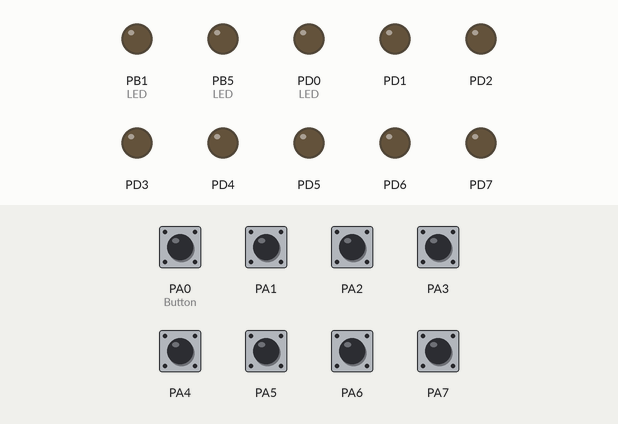
The program below on a simulated ATmega32, built with avr-gcc and emulated at 1 MHz. Shown: output pins drawn as LEDs (lit = HIGH). The test bench sets the inputs (shaded band); at power-on: PA0 (Button), PA1–7 HIGH.

Above: at 1.2 s.
1.3 s: PA0 (Button) pulled LOW for 0.15 s
At 1.37 s:
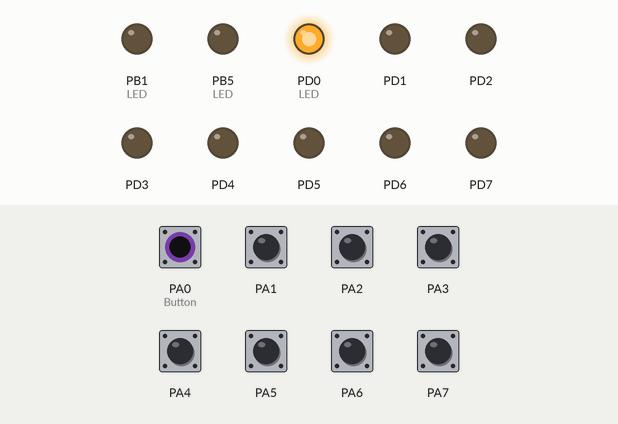
2.9 s: PA1 pulled LOW for 0.15 s
At 2.97 s:
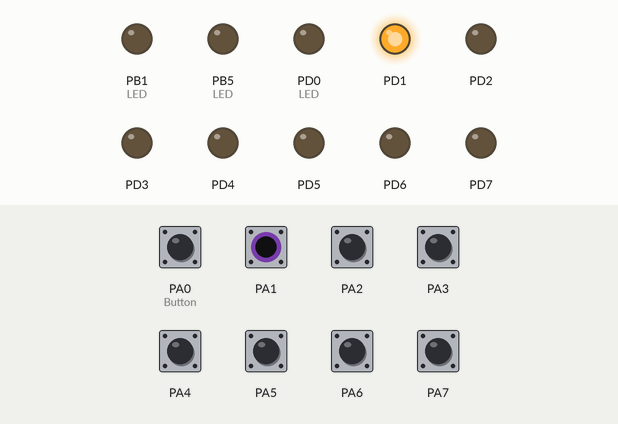
4.5 s: PA2 pulled LOW for 0.15 s
At 4.57 s:
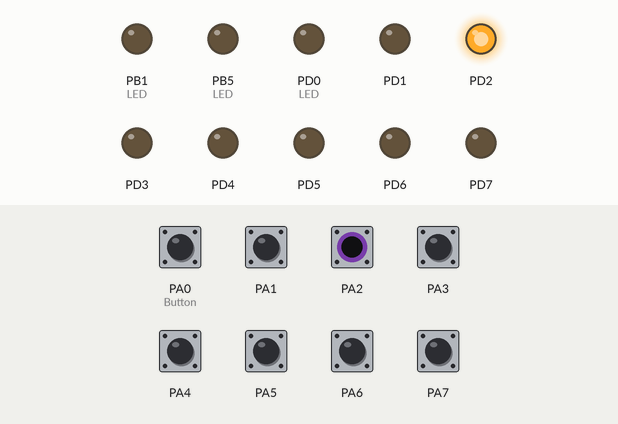
6.1 s: PA3 pulled LOW for 0.15 s
At 6.17 s:
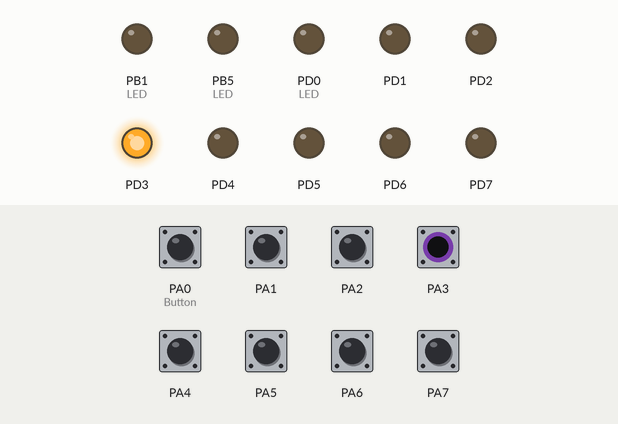
7.7 s: PA4 pulled LOW for 0.15 s
At 7.77 s:
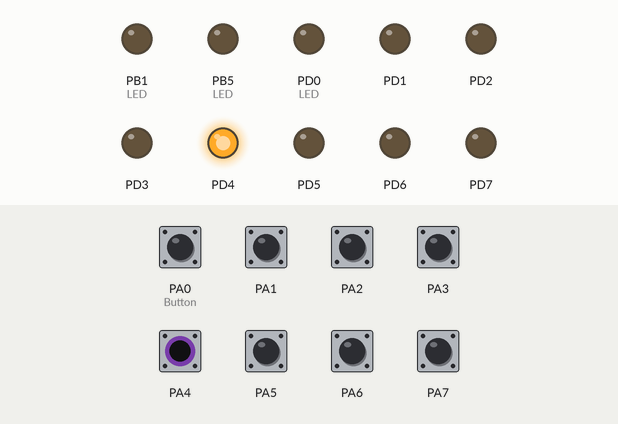
9.3 s: PA5 pulled LOW for 0.15 s
At 9.37 s:
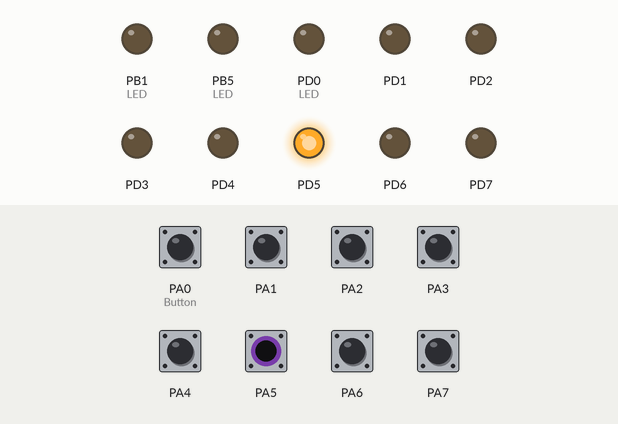
Timing chart, 0 to 11.9 s (numbered marks = the images above; inputs shaded):
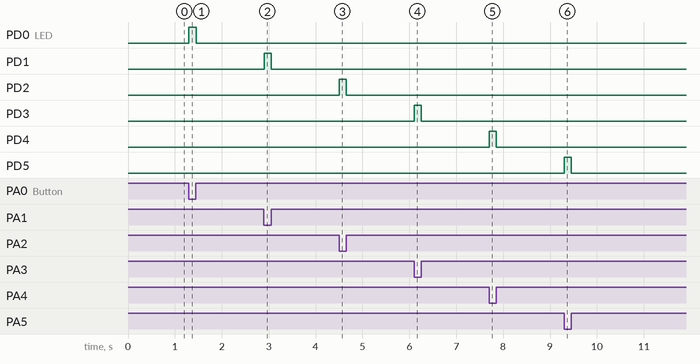

Measured:
- after the input at 1.3 s, PD0 (LED): LOW → HIGH at once, → LOW 0.15 s later
- after the input at 2.9 s, PD1: LOW → HIGH at once, → LOW 0.15 s later
- after the input at 4.5 s, PD2: LOW → HIGH at once, → LOW 0.15 s later
- after the input at 6.1 s, PD3: LOW → HIGH at once, → LOW 0.15 s later
- after the input at 7.7 s, PD4: LOW → HIGH at once, → LOW 0.15 s later
- after the input at 9.3 s, PD5: LOW → HIGH at once, → LOW 0.15 s later

The program:

main.c
```c
/*
 * HelloAVR.c
 */


/***********************************************************************/
/*  Build your own driver library (Module)     2. Driver library (.c & .h)      */
/***********************************************************************/


#include "./Application/application.h"


int  main(void)
{
	Application_init();    //  to initiate the Used Peripherals &  Services --> Includes your code that runs once

	Application_run();		// Includes your application code that Runs forever
}

/***********************************************************************/
/*                           END of File                               */
/***********************************************************************/
```

application.c
```c
/*
 * application.c
 *
 * this module application.c works the same as main.c but to make main.c less crowded
 *
 *
 *
 */

#include "./Application/application.h"


static uint8_t ButtonState=0;


void Application_init()			 //  to initiate the Used Peripherals &  Services --> Includes your code that runs once
{


	for(uint8_t pinNumber=0; pinNumber<8;pinNumber++)
	{
		LED_init(pinNumber,PORT_D, ACTIVE_HIGH);
	}


	LED_init(1,PORT_B, ACTIVE_HIGH);

	LED_init(5,PORT_B, ACTIVE_HIGH);

	for(uint8_t pinNumber=0;pinNumber<8;pinNumber++)
	{
		Button_init(pinNumber,PORT_A,INTERNAL_PULL_UP_INPUT);
	}


}// End of Application_init()


void Application_run()			// Includes your application code that Runs forever
{


    /* Replace with your application code */
    while (1)
    {
		for(uint8_t pinNumber=0; pinNumber<8; pinNumber++)
		{
			Button_read(pinNumber,PORT_A,&ButtonState);

			if(ButtonState==PRESSED)
			{
				LED_on(pinNumber,PORT_D);
			}
			else  // ButtonState==NOT_PRESSED
			{
				LED_off(pinNumber,PORT_D);
			}
		} // End of for

			/*
		_delay_ms(300);
		DIO_toggle( 5, PORT_B) ; // need DIO_init first
		_delay_ms(300);
		*/


    }	// End of  while()


}	// End of Application_run()


/***********************************************************************/
/*                           END of File                               */
/***********************************************************************/


//DIO_init(1, PORT_B, OUT);
//DIO_init(5, PORT_B, OUT);


//PORTA |=(1<<0); // activate Pull up Resistor
//PORTA |=(1<<1);


	/*
	DIO_init(0, PORT_A, INTERNALLY_PULLED_UP_INPUT);
	DIO_init(1, PORT_A, INTERNALLY_PULLED_UP_INPUT);
	DIO_init(2, PORT_A, INTERNALLY_PULLED_UP_INPUT);
	DIO_init(3, PORT_A, INTERNALLY_PULLED_UP_INPUT);
	DIO_init(4, PORT_A, INTERNALLY_PULLED_UP_INPUT);
	DIO_init(5, PORT_A, INTERNALLY_PULLED_UP_INPUT);
	DIO_init(6, PORT_A, INTERNALLY_PULLED_UP_INPUT);
	DIO_init(7, PORT_A, INTERNALLY_PULLED_UP_INPUT);
		*/


//DDRA |= (1<<2);    // Set direction of pin 2 in port A as an output
	//DDRA |= (1<<6);    // Set direction of pin 6 in port A as an output
	//DIO_init(2, PORT_D, OUT);
	//DIO_init(6, PORT_A, OUT);
	// 1. Set Direction of Pin 3 in Port B as Output
	//DDRB |= (1<<3);
	//DIO_init(3, PORT_B, OUT);

	// Clear Bit 0 , 1 in port A to be inputs
	//DDRA &= ~(1<<0);
	//DDRA &= ~(1<<1);
	//DIO_init(0, PORT_A, IN);
	//DIO_init(1, PORT_A, IN);

/*
	DIO_init(0, PORT_D, OUT);
	DIO_init(1, PORT_D, OUT);
	DIO_init(2, PORT_D, OUT);
	DIO_init(3, PORT_D, OUT);
	DIO_init(4, PORT_D, OUT);
	DIO_init(5, PORT_D, OUT);
	DIO_init(6, PORT_D, OUT);
	DIO_init(7, PORT_D, OUT);
	*/

///////////////////////////////////////////////////////////////////////////////////////////////

/*
		int x = 0 , y = 0;


		//DIO_read(pinNumber, PORT_A, &ButtonState);
		//DIO_write(pinNumber, PORT_D , HIGH);
		//DIO_write(pinNumber, PORT_D , LOW);
		//DIO_write(pinNumber, PORT_D , LOW);
		//DIO_write(pinNumber, PORT_D , LOW);


		// PORTA |=(1<<2);         //write high on pin 2 port A     // Set Bit
		// PORTA &= ~(1<<6);         //write low on pin 6 port A    // Clear Bit

		DIO_write(2, PORT_A, HIGH);
		DIO_write(6, PORT_A, LOW);

		//PORTB ^=(1<<3); // Toggle Bit 3  Timing: As fast as you Execute all instructions inside while loop then come again to Toggle instruction (repetitive unknown Time)
		// TODO

		x=((PINA&(1<<0))>>0);
		y=((PINA&(1<<1))>>1);


		if(x==0)
		{
			// 2. Toggle Pin 3 of port B
			// Set then Clear bit 3

				//	PORTB |= (1<<3);
			DIO_write(3, PORT_B, HIGH);
			_delay_ms(300);
				//  PORTB &=~(1<<3);
			DIO_write(3, PORT_B, LOW);
			_delay_ms(300);
		}

		else if (y==0)
		{
						// PORTB &=~ (1<<3);
				DIO_write(3, PORT_B, LOW);


		}

		*/
```

application.h
```c
/*
 * application.h
 *
 * this module application.c works the same as main.c but to make main.c less crowded
 *
 */


#ifndef APPLICATION_H_
#define APPLICATION_H_


#include "./MCAL/configurations_atmega32.h"


#include "./ECUAL_Peripherals_/LED_Driver/LED_diode.h"
#include "./ECUAL_Peripherals_/Button_Driver/button.h"


void Application_init();    //  to initiate the Used Peripherals &  Services --> Includes your code that runs once

void Application_run();		// Includes your application code that Runs forever


#endif /* APPLICATION_H_ */

/***********************************************************************/
/*                           END of File                               */
/***********************************************************************/
```

bit_manipulation.h
```c
/*
 * bit_manipulation.h
 *
 * SET, CLEAR, Toggle Bit
 *
 */


#ifndef BIT_MANIPULATION_H_
#define BIT_MANIPULATION_H_


// Bit Manipulation: (Function - like macros)
//------------------

// write 1 on this pin
#define SET_BIT(pinNumber,portName)			*portName |= (1<<pinNumber)//;

// write 0 on this pin
#define CLEAR_BIT(pinNumber,portName)		*portName &= ~(1<<pinNumber)//;

// read this bit (get state)
#define GET_BIT(pinNumber,portName,value)	*value =((*portName)&(1<<pinNumber))>>pinNumber//;

// Toggle Bit value (0 <-> 1)    ( ^ XOR ) (1 XOR 1 = 0) (0 XOR 1 = 1)
#define TOGGLE_BIT(pinNumber,portName)		*portName ^=(1<<pinNumber)//;


/*

#include "./MCAL/registers_atmega32.h"  // I'm Currently located in main.c folder
#include "./Utilities/types.h"


void set_bit(uint8_t pinNumber,volatile uint8_t *portName);	// write 1 on this pin

void clear_bit(uint8_t pinNumber,volatile uint8_t *portName); // write 0 on this pin

void get_bit(uint8_t pinNumber,volatile uint8_t *portName,uint8_t **value); // read this bit (get bit state)

void toggle_bit(uint8_t pinNumber,volatile uint8_t *portName); // toggle pin value (0 <-> 1)

*/

#endif /* BIT_MANIPULATION_H_ */

/***********************************************************************/
/*                           END of File                               */
/***********************************************************************/
```

types.h
```c
/*
 * types.h
 *
 *
 *
 */

//HEADER GUARD
#ifndef TYPES_H_
#define TYPES_H_


typedef unsigned char uint8_t ;


#endif /* TYPES_H_ */

/***********************************************************************/
/*                           END of File                               */
/***********************************************************************/
```

button.c
```c
/*
 * button.c
 *
 *
 */


#include "../Button_Driver/button.h"


static uint8_t Input_Pin_Mode_G;


void Button_init(uint8_t pinNumber,uint8_t portNumber,uint8_t InputPinMode)  // Direction = INPUT
{

	switch (InputPinMode)
	 {

		case INTERNAL_PULL_UP_INPUT:

			DIO_init(pinNumber,portNumber,INTERNAL_PULL_UP_INPUT);
			break;

		default: // cases included : EXTERNAL_PULL_UP_INPUT , EXTERNAL_PULL_DOWN_INPUT , NO_PULL_BUTTON_TO_GROUND_INPUT , NO_PULL_BUTTON_TO_VCC_INPUT

			DIO_init(pinNumber,portNumber,IN);
			break;

	 }	//End of switch

Input_Pin_Mode_G = InputPinMode; // transmit Value of InputPinMode to outside of this function

}// End of Function  Button_init()


void Button_read(uint8_t pinNumber,uint8_t portNumber,uint8_t *ButtonState)		// get Button state (whether Pressed or Not Pressed) (will be gotten using ButtonState pointer value)
{

	 uint8_t input_value;
	 //uint8_t* InputPinMode =&direction ; //Initialize Value of pinMode

	 DIO_read(pinNumber, portNumber, &input_value); // read dio

	 switch (Input_Pin_Mode_G)
	 {

	 //*ButtonState = PRESSED;
	 //*ButtonState = NOT_PRESSED;

		case INTERNAL_PULL_UP_INPUT :

			if(input_value==HIGH)
			{
				*ButtonState = NOT_PRESSED;
			}
			else if (input_value==LOW)
			{
				*ButtonState = PRESSED;
			}
			else
			{
				//Error Handling
			}
			break;
		//////////////////
		case EXTERNAL_PULL_UP_INPUT:

			if(input_value==HIGH)
			{
				*ButtonState = NOT_PRESSED;
			}
			else if (input_value==LOW)
			{
				*ButtonState = PRESSED;
			}
			else
			{
				//Error Handling
			}
			break;
		///////////////
		case EXTERNAL_PULL_DOWN_INPUT :

			if(input_value==HIGH)
			{
				*ButtonState = PRESSED;
			}
			else if (input_value==LOW)
			{
				*ButtonState = NOT_PRESSED;
			}
			else
			{
				//Error Handling
			}
			break;
		/////////////////
		case NO_PULL_BUTTON_TO_GROUND_INPUT :	//this Button connection is Not Recommended Because it will Leave the Pin in a floating state (Not Logic HIGH Nor LOW) it will expose the pin to Noise (Noise will send a False PRESSED Status)

			if(input_value==LOW)
			{
				*ButtonState = PRESSED;
			}

			else
			{
				*ButtonState = NOT_PRESSED;
			}
			break;
		//////////////////////
		case NO_PULL_BUTTON_TO_VCC_INPUT : //this Button connection is Not Recommended Because it will Leave the Pin in a floating state (Not Logic HIGH Nor LOW) it will expose the pin to Noise (Noise will send a False PRESSED Status)


			if(input_value==HIGH)
			{
				*ButtonState = PRESSED;
			}

			else
			{
				*ButtonState = NOT_PRESSED;
			}
			break;

	 }//End of switch

}// End of Function  Button_read()


/***********************************************************************/
/*                           END of File                               */
/***********************************************************************/
```

button.h
```c
/*
 * button.h
 *
 *
 */


#ifndef BUTTON_H_
#define BUTTON_H_


#include "./MCAL/DIO_Driver/dio.h"


// Button States : Pressed , Not Pressed , LONG PRESS


#define NOT_PRESSED 0
#define PRESSED 1


// Input pin Modes


#define IN 0
//#define OUT 1
#define INTERNAL_PULL_UP_INPUT 2		//Internally pulled up input pin mode is --> Built inside the MCU without any external pulling circuit // Supported Feature Activation
#define EXTERNAL_PULL_UP_INPUT 3
#define EXTERNAL_PULL_DOWN_INPUT 4
#define NO_PULL_BUTTON_TO_VCC_INPUT 5		//Not Recommended for a Button Use Because of exposed to Noise (Noise will send a False PRESSED Status)
#define NO_PULL_BUTTON_TO_GROUND_INPUT 6	//Not Recommended for a Button Use Because of exposed to Noise (Noise will send a False PRESSED Status)


/*
// Input pin Modes:
------------------

1- when button connected between the MCU & Ground:  (no internal pull-up) (no external pull-up or pull-down) //Not Recommended for a Button Use Because of Button exposure to Noise (Noise will send a False PRESSED Status)
2- when button connected between the MCU & VCC :  (no internal pull-up) (no external pull-up or pull-down)  //Not Recommended for a Button Use Because of Button exposure to Noise (Noise will send a False PRESSED Status)

3- when internal pull-up Pin Feature activated
4- when connecting external pull-up Circuit
5- when connecting external pull-down Circuit
*/


/*

Let s think for a second, how a button press is detected:
--------------------------------------------------------
Initial State:
-------------
	 a button-press typically consists of a  normally-open switch  , which through a pull-up/down resistor, is normally  high  or normally  low : this is the initial state.
Press Event:
-----------
	 then, when the button is pressed, the switch is closed and the signal transitions towards the opposite state (e.g, low for normally  high  state), and it s sustained for as long as the button is held by the user.
Release Event:
-------------
	 Finally, when the button is released, it goes back to its initial state.

*/


// TODO

/* functions of the button:

1- Not Pressed
2- Pressed
3- Pressed & Hold(Long Time)		//TODO_Advanced  need to learn Timer , Interrupt

----------------------------------------
- develop a way to handle bouncing & noise


---------------------------------------------------------------------------------------------------------------
1- when button connected between the MCU & Ground: (Normal case) (no internal pull-up)
----------------------------------------------

//this Button connection is Not Recommended Because it will Leave the Pin in a floating state (Not Logic HIGH Nor LOW) it will expose the pin to Noise (Noise will send a False PRESSED Status)


	- when Not Pressed :
		input logic is mostly (Unknown State)(High Impedance) (Because of Environment Noise will make it High even if it is Not Pressed)

	- when Pressed :
		input logic is Low (Ground)(0 Volt)

	- when Pressed (Long Time):
	Input Logic is Low (Ground)(0 Volt) (Long Time)

---------------------------------------------------------------------------------------------------------------
2- when button connected between the MCU & VCC : (Normal case) (no internal pull-up) (no external pull-up or pull-down)
--------------------------------------------
//this Button connection is Not Recommended Because it will Leave the Pin in a floating state (Not Logic HIGH Nor LOW) it will expose the pin to Noise (Noise will send a False PRESSED Status)


	- when Not Pressed :
		Input Logic is mostly Low (Why?.....)


	- when Pressed :
		Input Logic is High

	- when Pressed (Long Time):
		Input Logic is High (Long Time)


---------------------------------------------------------------------------------------------------------------
3- when internal pull-up Pin Feature activated :
--------------------------------
//this Button connection is Highly Recommended (Doesn't need adding excessive External component except the button itself)

	- when Not Pressed :
		Input Logic is High

	- when Pressed :
		Input Logic is Low

	- when Pressed (Long Time):
		Input Logic is Low (Long Time)


---------------------------------------------------------------------------------------------------------------
4- when connecting external pull-up Circuit:
-----------------------------------------
//this Button connection is Recommended


	- when Not Pressed :
		Input Logic is High

	- when Pressed :
		Input Logic is Low

	- when Pressed (Long Time):
		Input Logic is Low (Long Time)


---------------------------------------------------------------------------------------------------------------
5- when connecting external pull-down Circuit:
-------------------------------------------
//this Button connection is Recommended

	- when Not Pressed :
		Input Logic is Low

	- when Pressed :
		Input Logic is High

	- when Pressed (Long Time):
		Input Logic is High (Long Time)


*/


////////////////////////////////////////////////////////////////////////////////////////////////////////////////////////////////////


void Button_init(uint8_t pinNumber,uint8_t portNumber,uint8_t InputPinMode);  // Direction = INPUT

void Button_read(uint8_t pinNumber,uint8_t portNumber,uint8_t *ButtonState); // get Button state (whether Pressed or Not Pressed) (will be gotten using ButtonState pointer value)


#endif /* BUTTON_H_ */

/***********************************************************************/
/*                           END of File                               */
/***********************************************************************/
```

LED_diode.c
```c
/*
 * LED.c
 *
 *
 */


#include "../LED_Driver/LED_diode.h"


static uint8_t LED_Activating_Logic_G;
//Scope of this Global variable is seen inside and out side of all of functions -- but only for this file Because of "static"

void LED_init(uint8_t pinNumber,uint8_t portNumber, uint8_t LEDActivatingLogic)			// initiate LED (initiate MCU pin which connected to LED to Be OUTPUT )
{
	DIO_init( pinNumber, portNumber, OUT);
	LED_Activating_Logic_G =  LEDActivatingLogic;
}


void LED_on(uint8_t pinNumber,uint8_t portNumber)	// write HIGH/LOW on LED pin --> to be used as (LED OFF or LED ON) depend on the connected circuit (Active high or Active low Gates/Transistors (Current driver))
{

	DIO_write(pinNumber , portNumber , LED_Activating_Logic_G); // LED_Activating_Logic_G : ACTIVE_HIGH=1=HIGH / ACTIVE_LOW=0=LOW
	/*
	if(LED_Activating_Logic_G==ACTIVE_HIGH)
	{
		DIO_write(pinNumber , portNumber , HIGH);
	}
	else if(LED_Activating_Logic_G==ACTIVE_LOW)
	{
		DIO_write(pinNumber , portNumber , LOW);
	}
	else
	{
		// Error Handling
	}
	*/

} // End of Function LED_on()


void LED_off(uint8_t pinNumber,uint8_t portNumber)			//to turn LED OFF we should write LOW/HIGH on LED pin -->  depend on the connected circuit (Active high or Active low Gates/Transistors (Current driver))
{

	DIO_write(pinNumber , portNumber , !LED_Activating_Logic_G);  // LED_Activating_Logic_G : ACTIVE_HIGH=1=HIGH / ACTIVE_LOW=0=LOW

	/*
	if(LED_Activating_Logic_G== ACTIVE_HIGH)
	{
		DIO_write(pinNumber , portNumber , LOW);
	}
	else if(LED_Activating_Logic_G== ACTIVE_LOW)
	{
		DIO_write(pinNumber , portNumber , HIGH);
	}
	else
	{
		// Error Handling
	}
	*/

}	// End of Function LED_off()


void LED_toggle(uint8_t pinNumber,uint8_t portNumber)  //toggle LED (on <-> off)
{
	DIO_toggle( pinNumber, portNumber);
}


/***********************************************************************/
/*                           END of File                               */
/***********************************************************************/
```

configurations_atmega32.h
```c
/*
 * configurations_atmega32.h
 *
 *
 */


#ifndef CONFIGURATIONS_ATMEGA32_H_
#define CONFIGURATIONS_ATMEGA32_H_


//define CPU Clock
#define F_CPU 1000000U //Frequency of CPU = 1 MHz


#endif /* CONFIGURATIONS_ATMEGA32_H_ */
```

Source omitted: LED_diode.h (1866 bytes), dio.c (11822 bytes), dio.h (1595 bytes), registers_atmega32.h (1913 bytes)
